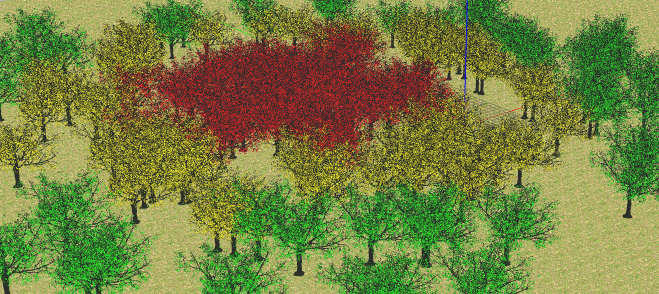
#> input picture carcara/images/img1.png, 659 x 294 px
$ python -i fire_detector.py   (imports and definitions only)
#> lines starting #> are read from the running program, lines starting #| are printed output that depends on the picture; after the words box and inside, x2 and y2 are one past the last pixel; in counts of white or black regions, pixels touching at a corner belong together
import os

import cv2
import numpy as np


class FireDetector:
    def __init__(self) -> None:
        pass

    def locate_fire(self, img):
        '''
        Locate fire in image.

        return pixel coordinates of fire bounding box center if detected; None otherwise.
        '''

        firing_trees = self.__get_firing_trees(img)

        if not self.__has_fire(firing_trees):
            self.__show_result(img, fire=False)
            return None

        fire_pixels = np.where(firing_trees != 0)

        min_y = np.min(fire_pixels[0])
        max_y = np.max(fire_pixels[0])
        min_x = np.min(fire_pixels[1])
        max_x = np.max(fire_pixels[1])

        start = (min_x, max_y)
        end = (max_x, min_y)
        self.__show_result(img, fire=True, start=start, end=end)

        mid_x = int((min_x + max_x)/2)
        mid_y = int((min_y + max_y)/2)

        return [mid_x, mid_y]

    def __show_result(self, img, fire=True, start=None, end=None):
        if fire:
            img = cv2.rectangle(img, start, end, color=(255, 0, 0), thickness=4)
        else:
            color = (0,255,0)
            font = cv2.FONT_HERSHEY_SIMPLEX
            font_size = 1
            font_color = color
            font_thickness = 2
            text = 'NO FIRE DETECTED'
            x,y = 10, 50
            img = cv2.putText(img, text, (x,y), font, font_size, font_color, font_thickness, cv2.LINE_AA)

        cv2.imshow('result', img)
        cv2.waitKey(5000)

    def __get_firing_trees(self, img):
        img_trees = self.__remove_ground(img)
        _, green, red = cv2.split(img_trees)

        ret, red_mask = cv2.threshold(red, 140, 255, cv2.THRESH_BINARY)
        red_mask = cv2.morphologyEx(red_mask, cv2.MORPH_CLOSE, kernel=np.ones((5, 5), np.uint8))
        red_mask = cv2.morphologyEx(red_mask, cv2.MORPH_OPEN, kernel=np.ones((5, 5), np.uint8))

        ret, green_mask = cv2.threshold(green, 100, 255, cv2.THRESH_BINARY)
        green_mask = cv2.morphologyEx(green_mask, cv2.MORPH_CLOSE, kernel=np.ones((5, 5), np.uint8))
        green_mask = cv2.morphologyEx(green_mask, cv2.MORPH_OPEN, kernel=np.ones((5, 5), np.uint8))
        green_mask = cv2.bitwise_not(green_mask)

        final_mask = cv2.bitwise_and(red_mask, green_mask)

        result = cv2.bitwise_and(img_trees, img_trees, mask=final_mask)

        # [7 lines of commented-out code are left out]

        return result

    def __has_fire(self, img):
        ''' Returns True if the image contains the fire. False otherwise. '''
        if np.sum(img) > 100000:
            return True
        else:
            return False

    def __remove_ground(self, img):
        img_hsv = cv2.cvtColor(img, cv2.COLOR_BGR2HSV)
        kernel=np.ones((3, 3), np.uint8)

        s = img_hsv[:,:,1]
        s = np.where(s < 127, 0, 1)

        v = (img_hsv[:,:,2] + 127) % 255
        v = np.where(v > 127, 1, 0)

        foreground = np.where(s+v > 0, 1, 0).astype(np.uint8)
        foreground = cv2.bitwise_and(img, img, mask=foreground)

        fore_gray = cv2.cvtColor(foreground, cv2.COLOR_BGR2GRAY)
        fore_mask = cv2.morphologyEx(fore_gray, cv2.MORPH_OPEN, kernel)

        finalimage = cv2.bitwise_and(foreground, foreground, mask=fore_mask)

        return finalimage


# [11 lines not run here, left out]

>>> import cv2
>>> picture = cv2.imread('../images/img1.png')
#> picture is the input picture: shape (294, 659, 3); mean B, G, R 64, 128.2, 117.7
>>> result = FireDetector().locate_fire(picture)
#> in __remove_ground, `img_hsv = cv2.cvtColor(img, cv2.COLOR_BGR2HSV)`: img_hsv: shape (294, 659, 3); mean H, S, V 34.3, 132, 139.1
#> in __remove_ground, `s = np.where(s < 127, 0, 1)`:
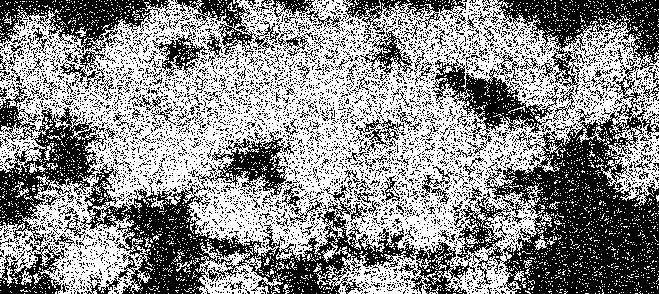
#> s: shape (294, 659) int64; values 0 (black) and 1 (white), 55.4% white; 5411 black regions (5208 under 20 px), largest, box (x1, y1, x2, y2) and area: (80, 75, 659, 294) 33903, (0, 86, 107, 246) 5894, (492, 0, 659, 95) 5503
#> in __remove_ground, `v = np.where(v > 127, 1, 0)`:
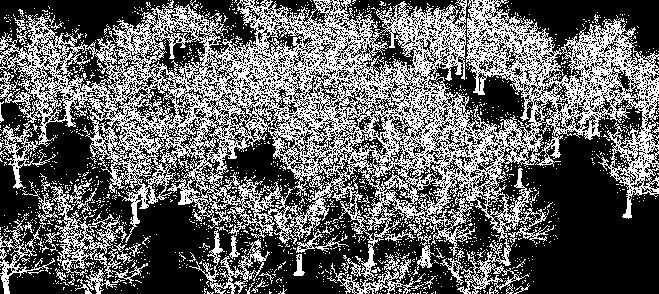
#> v: shape (294, 659) int64; values 0 (black) and 1 (white), 39.2% white in thin lines or dots
#> in __remove_ground, `foreground = np.where(s+v > 0, 1, 0).astype(np.uint8)`: foreground: shape (294, 659); values 0 (black) and 1 (white), 74.2% white; 2910 black regions (2842 under 20 px), largest, box (x1, y1, x2, y2) and area: (506, 119, 659, 294) 14249, (122, 199, 215, 294) 4661, (499, 0, 659, 58) 4082
#> in __remove_ground, `fore_gray = cv2.cvtColor(foreground, cv2.COLOR_BGR2GRAY)`:
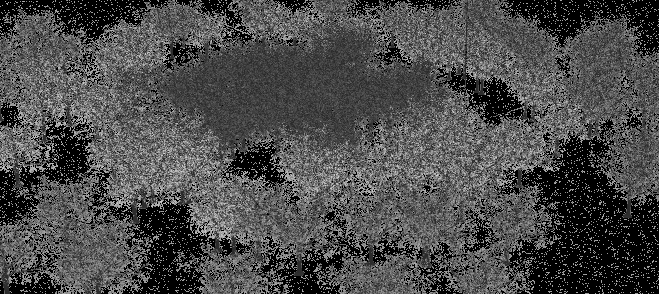
#> fore_gray: shape (294, 659); min 0, max 216, mean 75.3
#> in __get_firing_trees, `_, green, red = cv2.split(img_trees)`:
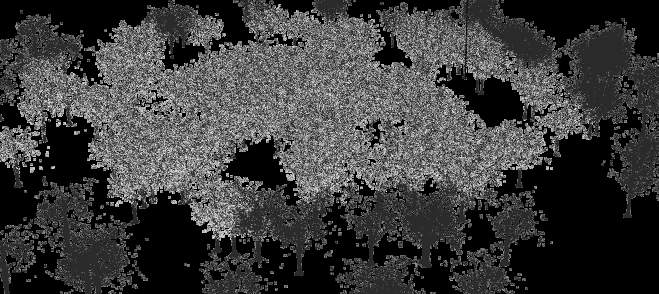
#> red: shape (294, 659); min 0, max 240, mean 60.4
#> in __get_firing_trees, `ret, red_mask = cv2.threshold(red, 140, 255, cv2.THRESH_BINARY)`: red_mask: shape (294, 659); 11.5% white in thin lines or dots
#> in __get_firing_trees, `red_mask = cv2.morphologyEx(red_mask, cv2.MORPH_CLOSE, kernel=np.ones(..`: red_mask: shape (294, 659); 37.8% white; 331 white regions (324 under 20 px), largest, box (x1, y1, x2, y2) and area: (0, 3, 592, 241) 72452, (237, 230, 256, 243) 62, (259, 232, 275, 241) 60
#> in __get_firing_trees, `red_mask = cv2.morphologyEx(red_mask, cv2.MORPH_OPEN, kernel=np.ones((..`: red_mask: shape (294, 659); 36.6% white; 6 white regions, box (x1, y1, x2, y2) and area: (18, 7, 583, 239) 68463, (0, 127, 45, 168) 1402, (190, 16, 223, 46) 695, (239, 177, 259, 191) 195, (340, 191, 349, 203) 80, (7, 91, 13, 98) 40
#> in __get_firing_trees, `ret, green_mask = cv2.threshold(green, 100, 255, cv2.THRESH_BINARY)`: green_mask: shape (294, 659); 33.4% white in thin lines or dots
#> in __get_firing_trees, `green_mask = cv2.morphologyEx(green_mask, cv2.MORPH_CLOSE, kernel=np.o..`: green_mask: shape (294, 659); 57.5% white; 65 black regions (1 under 20 px), largest, box (x1, y1, x2, y2) and area: (154, 28, 434, 205) 23214, (497, 119, 659, 294) 18153, (0, 117, 219, 294) 12371
#> in __get_firing_trees, `green_mask = cv2.morphologyEx(green_mask, cv2.MORPH_OPEN, kernel=np.on..`:
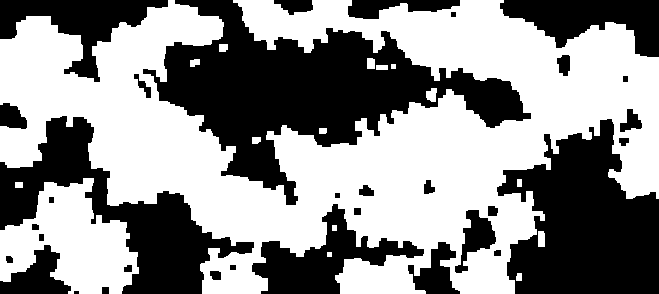
#> green_mask: shape (294, 659); 55.8% white; 33 black regions (1 under 20 px), largest, box (x1, y1, x2, y2) and area: (143, 0, 531, 205) 28970, (497, 119, 659, 294) 18708, (0, 116, 254, 294) 13768
#> in __get_firing_trees, `final_mask = cv2.bitwise_and(red_mask, green_mask)`: final_mask: shape (294, 659); 10.2% white; 9 white regions (7 under 20 px), largest, box (x1, y1, x2, y2) and area: (143, 28, 446, 151) 19662, (134, 74, 151, 98) 142
#> in __get_firing_trees, `result = cv2.bitwise_and(img_trees, img_trees, mask=final_mask)`:
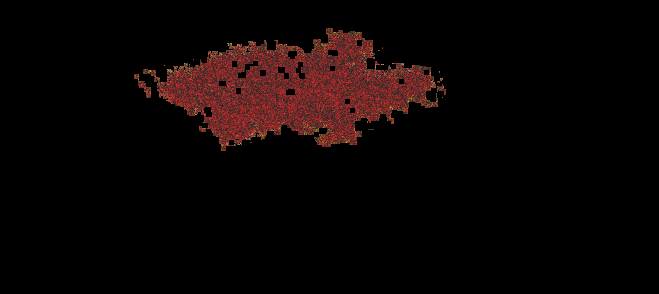
#> result: shape (294, 659, 3); mean B, G, R 4.3, 4.7, 11.7
#> in locate_fire, `min_y = np.min(fire_pixels[0])`: min_y = 28
#> in locate_fire, `max_y = np.max(fire_pixels[0])`: max_y = 150
#> in locate_fire, `min_x = np.min(fire_pixels[1])`: min_x = 134
#> in locate_fire, `max_x = np.max(fire_pixels[1])`: max_x = 445
#> in locate_fire, `start = (min_x, max_y)`: start = (134, 150)
#> in locate_fire, `end = (max_x, min_y)`: end = (445, 28)
#> in __show_result, `img = cv2.rectangle(img, start, end, color=(255, 0, 0), thickness=4)`:
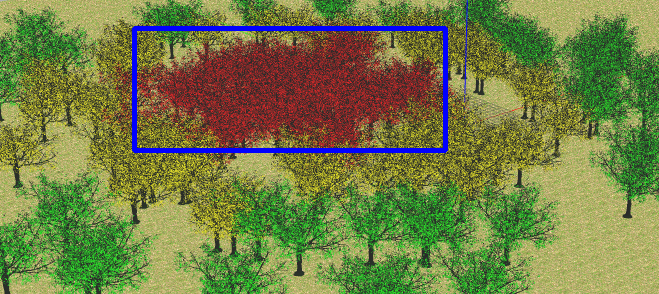
#> img: shape (294, 659, 3); 2.23% of pixels changed, all inside (x1, y1, x2, y2) = (132, 26, 448, 153)
#> in locate_fire, `mid_x = int((min_x + max_x)/2)`: mid_x = 289
#> in locate_fire, `mid_y = int((min_y + max_y)/2)`: mid_y = 89
#> result = [289, 89]

$ run again, on carcara/images/img2.png
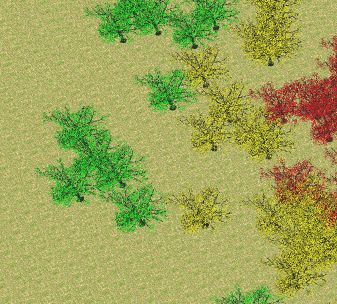
#> input picture carcara/images/img2.png, 337 x 304 px
#> picture is the input picture: shape (304, 337, 3); mean B, G, R 87.4, 165.2, 158.5
#> img_hsv: shape (304, 337, 3); mean H, S, V 32, 126.6, 173
#> in __remove_ground, `s = np.where(s < 127, 0, 1)`:
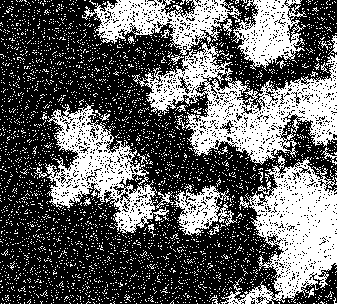
#> s: shape (304, 337) int64; values 0 (black) and 1 (white), 37.8% white; 3635 white regions (3605 under 20 px), largest, box (x1, y1, x2, y2) and area: (132, 42, 337, 165) 9545, (221, 155, 337, 304) 8006, (45, 103, 169, 234) 5860
#> final_mask: shape (304, 337); 1.6% white; 9 white regions (3 under 20 px), largest, box (x1, y1, x2, y2) and area: (293, 82, 337, 142) 1252, (272, 103, 286, 118) 147, (324, 76, 337, 91) 116, (266, 89, 289, 95) 58, (332, 58, 337, 71) 37, (290, 82, 301, 86) 32
#> min_y = 58
#> max_y = 180
#> min_x = 264
#> max_x = 336
#> start = (264, 180)
#> end = (336, 58)
#> in __show_result, `img = cv2.rectangle(img, start, end, color=(255, 0, 0), thickness=4)`:
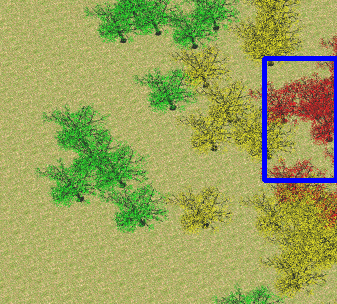
#> img: shape (304, 337, 3); 1.64% of pixels changed, all inside (x1, y1, x2, y2) = (262, 56, 337, 183)
#> mid_x = 300
#> mid_y = 119
#> `result = FireDetector().locate_fire(picture)`: result = [300, 119]

$ run again, on carcara/images/img3.png
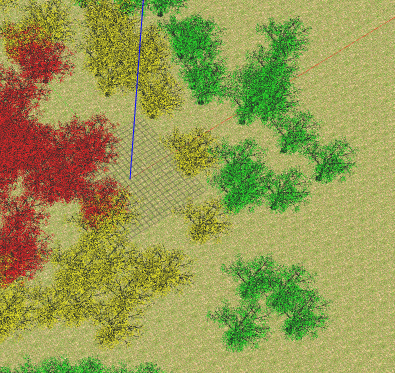
#> input picture carcara/images/img3.png, 395 x 373 px
#> picture is the input picture: shape (373, 395, 3); mean B, G, R 81.5, 153.9, 151.6
#> img_hsv: shape (373, 395, 3); mean H, S, V 31.1, 131.2, 167.1
#> in __remove_ground, `s = np.where(s < 127, 0, 1)`:
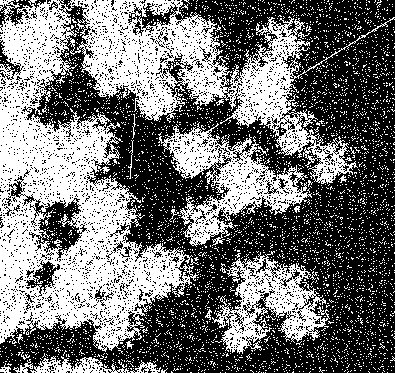
#> s: shape (373, 395) int64; values 0 (black) and 1 (white), 45.1% white; 4231 white regions (4208 under 20 px), largest, box (x1, y1, x2, y2) and area: (0, 0, 395, 352) 45883, (158, 122, 312, 247) 6410, (212, 251, 330, 354) 4893
#> final_mask: shape (373, 395); 7.1% white; 12 white regions (7 under 20 px), largest, box (x1, y1, x2, y2) and area: (0, 43, 111, 214) 8715, (0, 208, 37, 277) 1522, (99, 182, 117, 195) 173, (26, 274, 33, 280) 42, (30, 222, 35, 227) 25
#> min_y = 43
#> max_y = 279
#> min_x = 0
#> max_x = 206
#> start = (0, 279)
#> end = (206, 43)
#> in __show_result, `img = cv2.rectangle(img, start, end, color=(255, 0, 0), thickness=4)`:
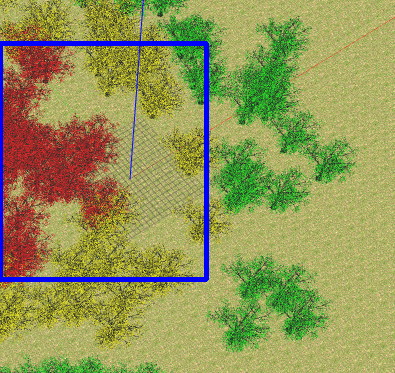
#> img: shape (373, 395, 3); 2.67% of pixels changed, all inside (x1, y1, x2, y2) = (0, 41, 209, 282)
#> mid_x = 103
#> mid_y = 161
#> `result = FireDetector().locate_fire(picture)`: result = [103, 161]

$ run again, on carcara/images/img4.png
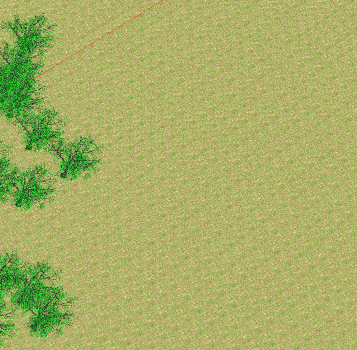
#> input picture carcara/images/img4.png, 357 x 350 px
#> picture is the input picture: shape (350, 357, 3); mean B, G, R 100.7, 175.2, 167.9
#> img_hsv: shape (350, 357, 3); mean H, S, V 32.1, 113.3, 180.3
#> result: shape (350, 357, 3); every value is 0
#> in __show_result, `img = cv2.putText(img, text, (x,y), font, font_size, font_color, font_..`:
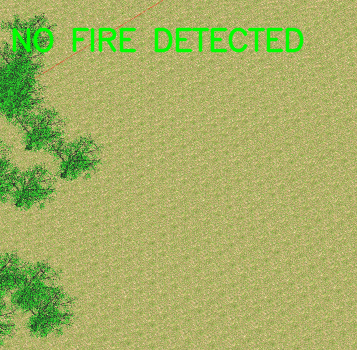
#> img: shape (350, 357, 3); 2.92% of pixels changed, all inside (x1, y1, x2, y2) = (12, 27, 304, 53)
